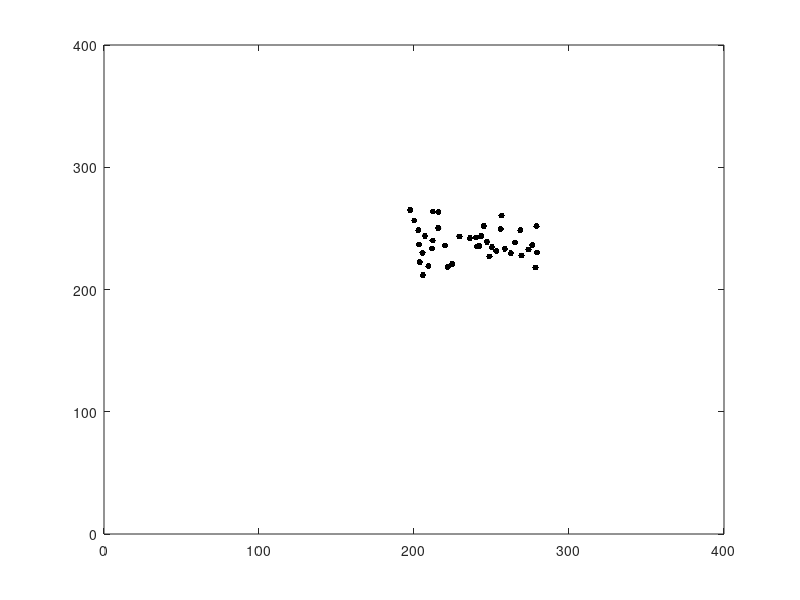

Reproduce this figure in MATLAB.
%This code is just for the boids, #boidswillbeboids. This is for
%simplifying the process of building the code corpus, one step at a time.

close all
clear all

%LEGEND FOR STUFF
% CHECK
% TEMPORARY
% DELETE
% OPTIMIZE

%INITIALIZE PARAMETERS
L=400;                  %system size
N_boid = 40;            %Nr of boids
dt = 0.1;               % CHECK Time-step, why is this used?
R_r = 1;                %repulsion radius
R_o = 4;               %Orientation radius
R_a = 15;              %attraction radius
v_evolve = 2;           %the evolvable speed of boid

theta_boid  = pi/4;       %turning angle for boids
theta_hoick = pi/4;       %turning angle for hoicks
phi_boid = pi;           %viewing angle
phi_hoick = pi;          %viewing angle

A_s =0;                 %Possible sighting area
A_m =0;                 %Possible movement area


e_boid = 0.2;             %sensitivity to noise
warm_up = 10000;        % CHECK do we really need this? %Warm up time, 15 minutes in the paper
tot_time=10;           %Totalt time


%DEFINE HELPFUL VECTORS
r = zeros(N_boid,1);       %r is the distance from current boid to all other boids
rx_hat = zeros(N_boid,1);  %unit vector for x component
ry_hat = zeros(N_boid,1);    %unit vector for y component


%GRAPHICS STUFF
fig=figure;
marker1 = 14;



%------INITIALIZE BOIDS-------%
% x(i,j) gives the x coordinate of the ith particle at time j
x_boid=zeros(N_boid,tot_time+1);    %define initial x coordiantes for boids
x_boid(:,1)=L/2+L/5*rand(N_boid,1);       %initial positions

y_boid=zeros(N_boid,tot_time+1);    %define initial y coordinates for boids
y_boid(:,1)=L/2+L/5*rand(N_boid,1);       %initial positions

v_boid = zeros(N_boid,tot_time+1);   %velocity vector for all boids
vy_boid = zeros(N_boid,tot_time+1);
vx_boid = zeros(N_boid,tot_time+1);


%ITERATE OVER TIME
for t = 1:tot_time
    
        
    rx_temp = repmat(x_boid(:,1)',numel(x_boid(:,1)),1); %create matrix of all boids positions in x
    ry_temp = repmat(y_boid(:,1)',numel(y_boid(:,1)),1); %create matrix of all boids positions in y
    
    rx_hat = (rx_temp-x_boid(:,1));               %find distance vector between elements x-components
    ry_hat = (ry_temp-y_boid(:,1));               %find distance vector between elements x-components
    
    r = (rx_hat.^2+ry_hat.^2).^0.5+inf*eye(N_boid);         %find euclidian distance and add term to avoid division by zero.
    rx_hat = rx_hat./r;                     %normalize to create unit direction vector
    rx_hat = rx_hat./r;                     %normalize to create unit direction vector
    
    
    [r_sort_m,boid_index] = sort(r(:,:)');               % OPTIMIZE by making this in the beginning   %Sorting the direction vector r_ij
    
    boid_index = boid_index';                         %turn index right so every row represents a boid
   % boid_index = boid_index(:,2:end);                   %remove that each boid is closest to itself.
    
    r_sort_m = r_sort_m';                   %do the same operations for r_sort_m as for index.
   % r_sort_m = r_sort_m(:,2:end);

    %ITERATE OVER BOIDS
    for i=1:N_boid
        
        if isnan(x_boid(i,t))    %Skips this iteration if the value is NaN (dead Boid)
            continue
        end
        
        
        
%--------------- THIS CAN BE REMOVED SINCE IT IS MOVED OUTSIDE OF BOID LOOP        
%        %Distance to all other particles
%         r(:,i)=((x_boid(i,t)-x_boid(:,t)).^2 + (y_boid(i,t)-y_boid(:,t)).^2).^0.5;
%         rx_hat(:,i) = (x_boid(i,t)-x_boid(:,t))./(r(:,i)+0.0000000001);                    %Unit direction %OPTIMIZE BY PUTTING +0.0000000001 in matrix before!
%         ry_hat(:,i)= (y_boid(i,t)-y_boid(:,t))./(r(:,i)+0.0000000001);                     %Unit direction
        
%        [r_sort,boid_index] = sort(r(:,i));               % OPTIMIZE by making this in the beginning   %Sorting the direction vector r_ij
%-------------------------------------------------------------------------- 

        r_sort=r_sort_m(i,:);
        index_b=boid_index(i,:);
        
        %Looking at all the boids inside the repulsion radius
        inside_R_r = r(r<R_r);
        
        
        %------ SEE IF ANY BOIDS IN REPULSION AREA--------
        if any(inside_R_r)      %If there are any boids inside the repulsion radius
            vx_b = 0;
            vy_b = 0;
            
            for j=1:length(inside_R_r)
                %SEE IF VISIBLE
                if vx_boid(i,t)*rx_hat(index_b(j)) +vy_boid(i,t)*ry_hat(index_b(j))> v_evolve*cos(theta_boid/2) 
                    vx_b = vx_b + sum(rx_hat(index_b(j)));
                    vy_b = vy_b + sum(ry_hat(index_b(j)));
                end
                
                vx_b = +vx_b/sum(r(index_b(j)));
                vy_b = +vy_b/sum(r(index_b(j)));
            end
            
        %------ ELSE CHECK BOIDS IN ORIENTATION AND ATTRACTION ZONE %-----
        else
            
            %%%%%%%%%%Find v_o - orientation
            index_vbo = find(r>=R_r & r<R_o);               %Index for the boids in orientation radius
            vx_bo=0;
            vy_bo=0;
            if any(index_vbo)
                for k = 1:length(index_vbo)
                vx_bo= -vx_boid(index_vbo(k))/length(index_vbo);
                vy_bo = -vy_boid(index_vbo(k))/length(index_vbo);
                end
            end
           
            %%%%%%%%%Find v_a - attraction
            index_vba = find(r>=R_o & r<R_a);
            vx_ba=0;
            vy_ba=0;
            
            %CHECK IF THERE ARE ANY BOIDS IN ATTRACTION AREA
            if any(index_vba)
                %ITERATE OVER ALL BOIDS IN ATTRACTION AREA
                for k = 1:length(index_vba)
                vx_ba = vx_ba + rx_hat(index_vba(k))/length(index_vba);
                vy_ba = vy_ba + ry_hat(index_vba(k))/length(index_vba);
                end
            end
            %Define velocity unit vector v_b
            v_b = ((vx_ba + vx_bo).^2 + (vy_ba + vy_bo).^2).^0.5+0.00000000001;
            vx_b = (vx_ba + vx_ba)/v_b;
            vy_b = (vy_ba + vy_ba)/v_b;
            
            
        end
        
        %%%%%Find v_noise
        vx_noise = randn(1,1);
        vy_noise = randn(1,1);
        
        vx_noise = vx_noise/(vx_noise^2 + vy_noise^2)^0.5;
        vy_noise = vy_noise/(vx_noise^2 + vy_noise^2)^0.5;
        
        %%%%%Add together all the components for the velocity vector
        vx_boid(i,t+1) = vx_b + e_boid*vx_noise;% + omega_boid*v_pf_x_boid(i,t);
        vy_boid(i,t+1) = vy_b + e_boid*vy_noise;% + omega_boid*v_pf_y_boid(i,t);
        
        vxy_norm = (vx_boid(i,t+1)^2 + vy_boid(i,t+1)^2)^.5+0.000000001;
                
        x_boid(i,t+1) = x_boid(i,t) + v_evolve*vx_boid(i,t+1)/vxy_norm;
        y_boid(i,t+1) = y_boid(i,t) + v_evolve*vy_boid(i,t+1)/vxy_norm;
        
        %Plot boids
    %    if abs(x_boid(i,t)-x_boid(i,t+1))<v_boid(i,t) && abs(y_boid(i,j)-y_boid(i,j+1))<v_boid(i,t)
            plot([x_boid(i,t), x_boid(i,t+1)] ,[y_boid(i,t),y_boid(i,t+1)],'k-','markersize',5) %plots the first half of the particles in black
            axis([0 L 0 L]);
            hold on
            plot(x_boid(i,t+1) ,y_boid(i,t+1),'k.','markersize',14)
  %          title(['Timestep: ',num2str(t)])
 %           xlabel('X position')
  %          ylabel('Y position')
 %       end
   %     hold on
    end
    pause(0.00001)
    hold off
end